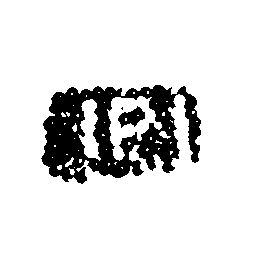
//> input picture HWcoding/Image/Binary/1.png, 256 x 256 px
$ ./HW2   (built with g++ and OpenCV 4)
//> lines starting //> are read from the running program, lines starting //| are printed output that depends on the picture; after the words box and inside, x2 and y2 are one past the last pixel; in counts of white or black regions, pixels touching at a corner belong together
#include<opencv2/opencv.hpp>
#include <ppl.h>
#include<time.h>

using namespace std;
using namespace cv;

class LabelImage {
private:
	const string BINARY_FOLDER = "../Image/Binary/", LABELED_FOLDER = "../Image/Labeled/";
	const int MARK_BLACK = -1, MARK_WHITE = 0, EXPAND_MARK = 1;
	Mat _image, _grayImage, _binaryImage, _labelImage;
	int _component;
	string _name;
	vector<int> _labelVector;
	set<int> _labelSet;
	map<int, vector<uchar>> _labelColorMap;
	void (LabelImage::*_labelPixelFunc)(const int&, const int&, int&) = nullptr;

public:
	// 類別初始化
	LabelImage(Mat image, string name) {
		_name = name;
		_image = image;
		_component = 0;
		Initialize();
	}

	// 類別初始化
	void Initialize() {
		int height = _image.rows, width = _image.cols;
		_grayImage = Mat(height, width, CV_8UC1);
		_binaryImage = Mat(height, width, CV_8UC1);
		_labelVector = vector<int>(static_cast<int>(_image.total()));
		_labelImage = Mat(height, width, CV_8UC3);
	}

	// 初始化 labeling 會用到的資料
	void InitLabelingData() {
		uchar* binaryPtr;
		for (int row = 0; row < _binaryImage.rows; ++row) {
			binaryPtr = _binaryImage.ptr<uchar>(row);
			for (int col = 0; col < _binaryImage.cols; ++col) {
				_labelVector.at(LabelVectorIndex(row, col)) = (*binaryPtr++ == 0) ? MARK_BLACK : MARK_WHITE;
			}
		}
		_labelSet.clear();
		_labelImage = Mat(_image.rows, _image.cols, CV_8UC3);
	}

	// 設定灰階化圖像
	void SetGrayScaleImage() {
		const uchar* imagePtr;
		uchar* gray;
		for (int row = 0; row < _image.rows; ++row) {
			imagePtr = _image.ptr<uchar>(row);
			gray = _grayImage.ptr<uchar>(row);
			for (int col = 0; col < _image.cols; ++col) {
				uchar blue = *imagePtr++, green = *imagePtr++, red = *imagePtr++;
				*gray++ = (0.3 * red) + (0.59 * green) + (0.11 * blue);
			}
		}
		//imshow(_name + " gray", _grayImage);
	}

	// 依門檻值設定二值化影像
	void GetBinaryImage(const int& threshold) {
		SetGrayScaleImage();
		const uchar* imagePtr;
		uchar* binary;
		for (int row = 0; row < _grayImage.rows; ++row) {
			imagePtr = _grayImage.ptr<uchar>(row);
			binary = _binaryImage.ptr<uchar>(row);
			for (int col = 0; col < _grayImage.cols; ++col) {
				*binary++ = (*imagePtr++ >= threshold) ? 255 : 0;
			}
		}
		//imshow(_name + "original binary", _binaryImage);
	}

	// 用3x3卷積判斷是否修改鄰近的像素點
	void ConvolutionReconstruct(int row, int col, int value) {
		int labelMark = (value == 0) ? MARK_BLACK : MARK_WHITE;
		for (int neighborRow = -1; neighborRow <= 1; ++neighborRow) {
			for (int neighborCol = -1; neighborCol <= 1; ++neighborCol) {
				int nRow = row + neighborRow, nCol = col + neighborCol;
				if (nRow >= 0 && nRow < _binaryImage.rows && nCol >= 0 && nCol < _binaryImage.cols) {
					if (_labelVector.at(LabelVectorIndex(nRow, nCol)) != labelMark) {
						_binaryImage.at<uchar>(nRow, nCol) = value;
						_labelVector.at(LabelVectorIndex(nRow, nCol)) == EXPAND_MARK;
					}
				}
			}
		}
	}

	// 對二值化圖像膨脹 iteration 次
	void DilationBinaryImage(int iteration) {
		uchar* binaryPtr;
		for (int repeat = 0; repeat < iteration; ++repeat) {
			InitLabelingData();
			for (int row = 0; row < _binaryImage.rows; ++row) {
				binaryPtr = _binaryImage.ptr<uchar>(row);
				for (int col = 0; col < _binaryImage.cols; ++col) {
					if (_labelVector.at(LabelVectorIndex(row, col)) == MARK_BLACK) {
						ConvolutionReconstruct(row, col, 0);
					}
				}
			}
		}
	}

	// 對二值化圖像侵蝕 iteration 次
	void ErosionBinaryImage(int iteration) {
		uchar* binaryPtr;
		for (int repeat = 0; repeat < iteration; ++repeat) {
			InitLabelingData();
			for (int row = 0; row < _binaryImage.rows; ++row) {
				binaryPtr = _binaryImage.ptr<uchar>(row);
				for (int col = 0; col < _binaryImage.cols; ++col) {
					if (_labelVector.at(LabelVectorIndex(row, col)) == MARK_WHITE) {
						ConvolutionReconstruct(row, col, 255);
					}
				}
			}
		}
	}

	// 二值化填洞與去雜訊處理的四種方法
	void ReconstructBinaryImage(const string& restructMode, const int& restructArg1, const int& restructArg2) {
		if (restructMode == "opening") {
			ErosionBinaryImage(restructArg1);
			DilationBinaryImage(restructArg2);
		}
		else if (restructMode == "closing") {
			DilationBinaryImage(restructArg1);
			ErosionBinaryImage(restructArg2);
		}
		else if (restructMode == "dilation") {
			DilationBinaryImage(restructArg1);
		}
		else if (restructMode == "erosion") {
			ErosionBinaryImage(restructArg1);
		}
		imshow(_name + " binary", _binaryImage);
		imwrite(BINARY_FOLDER + _name, _binaryImage);
	}

	// 依 neighborRule 輸出 label 圖像、數量
	void LabelingByNeighbor(int neighborRule) {
		if (neighborRule == 4) _labelPixelFunc = &LabelImage::LabelPixelBy4Neighbor;
		else if (neighborRule == 8) _labelPixelFunc = &LabelImage::LabelPixelBy8Neighbor;
		else {
			cout << "Only support 4 or 8 neighbor." << endl;
			return;
		}
		InitLabelingData();
		int labelNumber = 1;
		for (int row = 0; row < _labelImage.rows; ++row) {
			for (int col = 0; col < _labelImage.cols; ++col) {
				if (_labelVector.at(LabelVectorIndex(row, col)) != 0) {
					(this->*_labelPixelFunc)(row, col, labelNumber);
				}
			}
		}
		_component = _labelSet.size();
		DrawLabel();
		cout << _name << " with " << neighborRule << "-neighbor has " << _component << " objects" << endl;
		imshow(_name + " " + to_string(neighborRule) + "-neighbor labeled", _labelImage);
		imwrite(LABELED_FOLDER + to_string(neighborRule) + "-neighbor_" + _name, _labelImage);
	}

	// 依 4 連通規則設定label相關資料
	void LabelPixelBy4Neighbor(const int& row, const int& col, int& labelNumber) {
		int labelTop, labelLeft;
		labelTop = (row > 0) ? _labelVector.at(LabelVectorIndex(row - 1, col)) : 0;
		labelLeft = (col > 0) ? _labelVector.at(LabelVectorIndex(row, col - 1)) : 0;
		if (labelTop == 0 && labelLeft == 0) {
			_labelVector.at(LabelVectorIndex(row, col)) = labelNumber;
			_labelSet.insert(labelNumber);
			++labelNumber;
		}
		else if (labelTop == 0 && labelLeft > 0) _labelVector.at(LabelVectorIndex(row, col)) = labelLeft;
		else if (labelTop > 0 && labelLeft == 0) _labelVector.at(LabelVectorIndex(row, col)) = labelTop;
		else {
			_labelVector.at(LabelVectorIndex(row, col)) = labelLeft;
			if (labelTop != labelLeft) {
				for (int labelIndex = 0; labelIndex < _binaryImage.rows * _binaryImage.cols; ++labelIndex) {
					if (_labelVector.at(labelIndex) == labelTop) _labelVector.at(labelIndex) = labelLeft;
				}
				_labelSet.erase(labelTop);
			}
		}
	}

	// 依 8 連通規則設定label相關資料
	void LabelPixelBy8Neighbor(const int& row, const int& col, int& labelNumber) {
		vector<int> neighborLabelSet = GetNeighborLabelBy8(row, col);
		if (neighborLabelSet.size() == 0) {
			_labelVector.at(LabelVectorIndex(row, col)) = labelNumber;
			_labelSet.insert(labelNumber);
			labelNumber++;
		}
		else {
			_labelVector.at(LabelVectorIndex(row, col)) = neighborLabelSet.at(0);
			int mergeLabel = neighborLabelSet.at(0);
			for (int maskIndex = 1; maskIndex < neighborLabelSet.size(); ++maskIndex) {
				int combineLabel = neighborLabelSet.at(maskIndex);
				for (int labelIndex = 0; labelIndex < _binaryImage.rows * _binaryImage.cols; ++labelIndex) {
					if (_labelVector.at(labelIndex) == combineLabel) {
						_labelVector.at(labelIndex) = mergeLabel;
					}
				}
				_labelSet.erase(combineLabel);
			}
		}
	}

	// 依目前像素點回傳8連通判斷需要的資料 (左上、上、右上、左)
	vector<int> GetNeighborLabelBy8(const int& row, const int& col) {
		vector<pair<int, int>> masks = { {-1, -1}, {-1, 0}, {-1, 1}, {0, -1} };
		vector<int> neighborLabelSet;
		int conditionCode = -1;
		for (const pair<int, int>& mask : masks) {
			int nRow = row + mask.first, nCol = col + mask.second;
			int maskLabelNumber = 0;
			if (nRow >= 0 && nRow < _binaryImage.rows && nCol >= 0 && nCol < _binaryImage.cols - 1) {
				maskLabelNumber = _labelVector.at(LabelVectorIndex(nRow, nCol));
			}
			if (maskLabelNumber != 0 && !isInVector(neighborLabelSet, maskLabelNumber)) {
				neighborLabelSet.push_back(maskLabelNumber);
			}
		}
		return neighborLabelSet;
	}

	// 判斷 value 是否在 vector 中
	bool isInVector(const vector<int>& v, int value) {
		for (const int& e : v) {
			if (e == value) return true;
		}
		return false;
	}

	// 依照 _labelSet 做出 label-color map
	void SetColorLabelMap() {
		set<vector<uchar>> colorSet;
		int max = 255, min = 0;
		srand(time(0));
		for (int labelNumber : _labelSet) {
			bool isInColorSet = false;
			vector<uchar> bufferColor;
			do {
				bufferColor.clear();
				for (int color = 0; color < 3; ++color) {
					bufferColor.push_back(rand() % (max - min + 1) + min);
				}
				isInColorSet = colorSet.find(bufferColor) != colorSet.end();
			} while (isInColorSet);
			colorSet.insert(bufferColor);
			_labelColorMap[labelNumber] = bufferColor;
		}
	}

	// 依照 label-color map 將輸出圖著色
	void DrawLabel() {
		SetColorLabelMap();
		uchar* labelImagePtr;
		for (int row = 0; row < _labelImage.rows; ++row) {
			labelImagePtr = _labelImage.ptr<uchar>(row);
			for (int col = 0; col < _labelImage.cols; ++col) {
				int labelCode = _labelVector.at(LabelVectorIndex(row, col));
				vector<uchar> colorDecode = _labelColorMap[labelCode];
				for (int bgr = 0; bgr < 3; ++bgr) {
					*labelImagePtr++ = (labelCode != 0) ? colorDecode.at(bgr) : 0;
				}
			}
		}
	}

	// 一維至二維印射處理 _labelVector 所用
	int LabelVectorIndex(int i, int j) {
		return i * _image.cols + j;
	}
};

class ImageInfo {
public:
	string Name;
	string RestructMode;
	int BinaryThreshold;
	int RestructArg1;
	int RestructArg2;

	ImageInfo(string name, int binaryThreshold, string restructMode, int restructArg1 = 0, int restructArg2 = 0) {
		this->Name = name;
		this->BinaryThreshold = binaryThreshold;
		this->RestructMode = restructMode;
		this->RestructArg1 = restructArg1;
		this->RestructArg2 = restructArg2;
	}
};

int main() {
	cout << "[Main] Start to processing images, please wait..." << endl;

	// 設定各圖像處理參數
	vector<ImageInfo> imageInfoList{
		ImageInfo("1.png", 119, "opening", 5, 4),
		ImageInfo("2.png", 221, "dilation", 1),
		ImageInfo("3.png", 85, "closing", 4, 5),
		ImageInfo("4.png", 228, "orginal")
	};

	// 執行各圖像處理
	for (int i = 0; i < imageInfoList.size(); ++i) {
		ImageInfo imageInfo = imageInfoList.at(i);
		Mat image = imread("../Image/Source/" + imageInfo.Name);
//> image is the input picture: 256 rows x 256 cols, CV_8UC3; 87% white; 3 black regions (1 under 20 px), largest, box (x1, y1, x2, y2) and area: (41, 85, 201, 184) 8213, (118, 106, 145, 128) 321
		LabelImage labelImage = LabelImage(image, imageInfo.Name);
//> imageInfo.Name = "1.png"
		labelImage.GetBinaryImage(imageInfo.BinaryThreshold);
//> imageInfo.BinaryThreshold = 119
		labelImage.ReconstructBinaryImage(imageInfo.RestructMode, imageInfo.RestructArg1, imageInfo.RestructArg2);
//> after the loop in ErosionBinaryImage, `for (int repeat = 0; repeat < iteration; ++repeat)`:
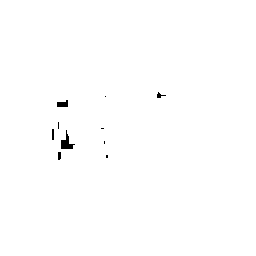
//> _binaryImage: 256 rows x 256 cols, CV_8UC1; 99.6% white; 10 black regions (5 under 20 px), largest, box (x1, y1, x2, y2) and area: (61, 130, 75, 149) 114, (57, 100, 68, 107) 59, (157, 92, 166, 98) 24, (58, 152, 61, 160) 23, (52, 129, 54, 140) 22
//> after the loop in DilationBinaryImage, `for (int repeat = 0; repeat < iteration; ++repeat)`:
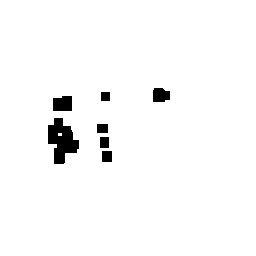
//> _binaryImage: 256 rows x 256 cols, CV_8UC1; 97.4% white; 7 black regions, largest, box (x1, y1, x2, y2) and area: (48, 118, 79, 164) 855, (53, 96, 72, 111) 267, (153, 88, 170, 102) 208
//> imageInfo.RestructMode = "opening"; imageInfo.RestructArg1 = 5; imageInfo.RestructArg2 = 4
		labelImage.LabelingByNeighbor(4);
//> after the loop in DrawLabel, `for (int row = 0; row < _labelImage.rows; ++row)`:
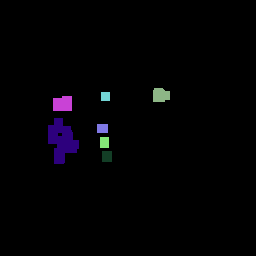
//> _labelImage: 256 rows x 256 cols, CV_8UC3; mean B, G, R 3.8, 1.7, 2.4
		labelImage.LabelingByNeighbor(8);
	}
//> pass 2 of the loop `for (int i = 0; i < imageInfoList.size(); ++i)`:
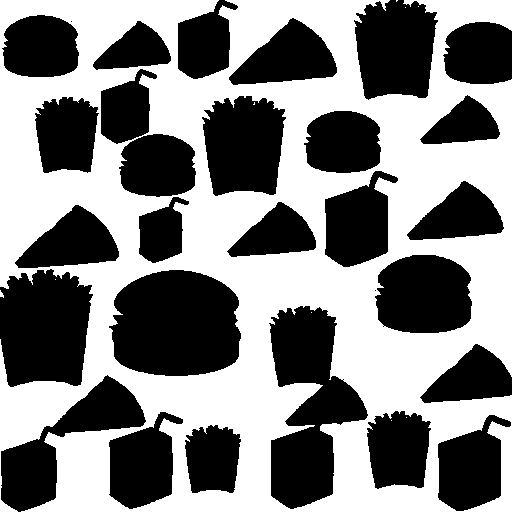
//> input picture HWcoding/Image/Binary/2.png, 512 x 512 px
//> image is the input picture: 512 rows x 512 cols, CV_8UC3; 51.1% white; 29 black regions (2 under 20 px), largest, box (x1, y1, x2, y2) and area: (109, 270, 241, 376) 11544, (269, 306, 368, 509) 11141, (0, 269, 93, 387) 9008
//> imageInfo.Name = "2.png"
//> imageInfo.BinaryThreshold = 221
//> after the loop in DilationBinaryImage (call 2), `for (int repeat = 0; repeat < iteration; ++repeat)`:
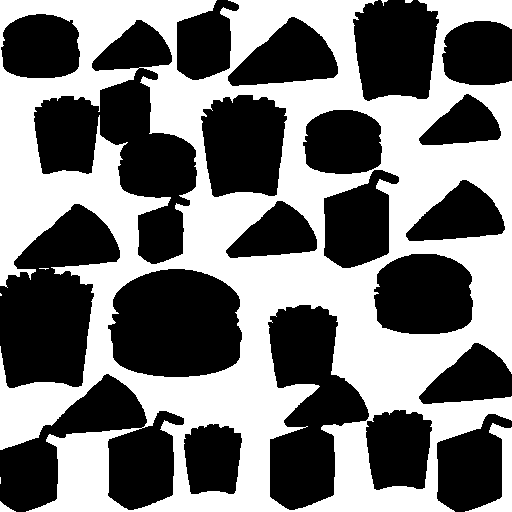
//> _binaryImage: 512 rows x 512 cols, CV_8UC1; 47.3% white; 8 white regions (4 under 20 px), largest, box (x1, y1, x2, y2) and area: (0, 0, 512, 512) 122515, (465, 423, 512, 512) 1232, (0, 501, 16, 512) 84, (405, 0, 413, 3) 21
//> imageInfo.RestructMode = "dilation"; imageInfo.RestructArg1 = 1; imageInfo.RestructArg2 = 0
//> after the loop in DrawLabel (call 4), `for (int row = 0; row < _labelImage.rows; ++row)`:
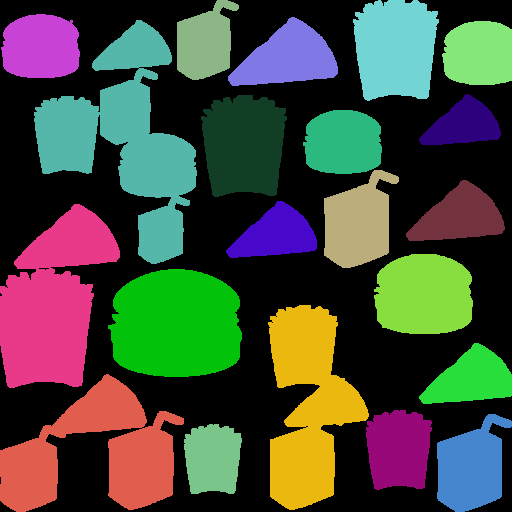
//> _labelImage: 512 rows x 512 cols, CV_8UC3; mean B, G, R 59.3, 73.7, 68.3
//> pass 3 of the loop `for (int i = 0; i < imageInfoList.size(); ++i)`:
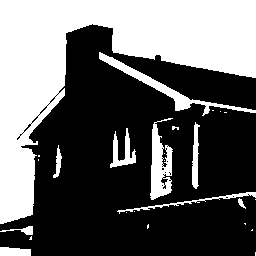
//> input picture HWcoding/Image/Binary/3.png, 256 x 256 px
//> image is the input picture: 256 rows x 256 cols, CV_8UC3; 38.9% white; 26 white regions (16 under 20 px), largest, box (x1, y1, x2, y2) and area: (0, 0, 256, 224) 21521, (99, 52, 256, 116) 1160, (150, 118, 173, 200) 1089
//> imageInfo.Name = "3.png"
//> imageInfo.BinaryThreshold = 85
//> after the loop in ErosionBinaryImage (call 2), `for (int repeat = 0; repeat < iteration; ++repeat)`:
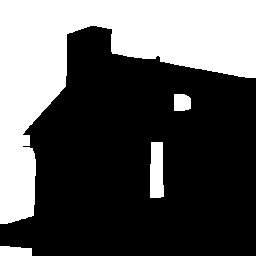
//> _binaryImage: 256 rows x 256 cols, CV_8UC1; 35% white; 4 white regions, box (x1, y1, x2, y2) and area: (0, 0, 256, 224) 21680, (150, 142, 164, 198) 716, (0, 246, 32, 256) 287, (174, 94, 191, 111) 268
//> imageInfo.RestructMode = "closing"; imageInfo.RestructArg1 = 4; imageInfo.RestructArg2 = 5
//> after the loop in DrawLabel (call 5), `for (int row = 0; row < _labelImage.rows; ++row)`:
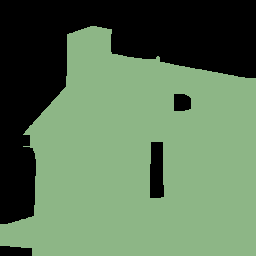
//> _labelImage: 256 rows x 256 cols, CV_8UC3; mean B, G, R 87.1, 118.3, 91.6
//> the loop made 4 passes; the first 3 are shown
	cout << "[Main] All image processing complete." << endl;
	cv::waitKey();
	cv::destroyAllWindows();
	return 0;
}
